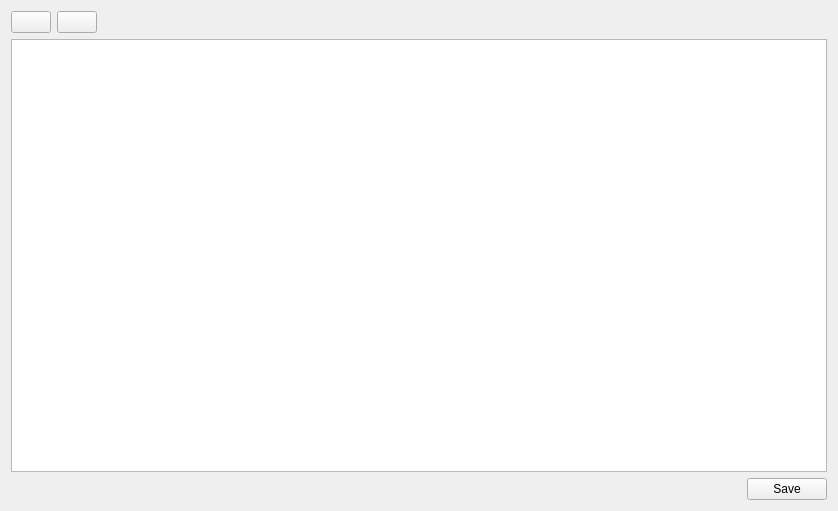
<?xml version="1.0" encoding="UTF-8"?>
<ui version="4.0">
 <class>EnvironmentForm</class>
 <widget class="QWidget" name="EnvironmentForm">
  <property name="geometry">
   <rect>
    <x>0</x>
    <y>0</y>
    <width>838</width>
    <height>511</height>
   </rect>
  </property>
  <property name="windowTitle">
   <string>Form</string>
  </property>
  <layout class="QVBoxLayout" name="verticalLayout">
   <item>
    <layout class="QHBoxLayout" name="horizontalLayout">
     <item>
      <widget class="QPushButton" name="addEnvironmentBtn">
       <property name="text">
        <string/>
       </property>
       <property name="icon">
        <iconset theme="list-add"/>
       </property>
      </widget>
     </item>
     <item>
      <widget class="QPushButton" name="removeEnvironmentBtn">
       <property name="text">
        <string/>
       </property>
       <property name="icon">
        <iconset theme="list-remove"/>
       </property>
      </widget>
     </item>
     <item>
      <spacer name="horizontalSpacer">
       <property name="orientation">
        <enum>Qt::Orientation::Horizontal</enum>
       </property>
       <property name="sizeHint" stdset="0">
        <size>
         <width>40</width>
         <height>20</height>
        </size>
       </property>
      </spacer>
     </item>
    </layout>
   </item>
   <item>
    <widget class="QTableView" name="tableView">
     <property name="editTriggers">
      <set>QAbstractItemView::EditTrigger::NoEditTriggers</set>
     </property>
     <property name="selectionMode">
      <enum>QAbstractItemView::SelectionMode::SingleSelection</enum>
     </property>
     <attribute name="horizontalHeaderHighlightSections">
      <bool>false</bool>
     </attribute>
     <attribute name="horizontalHeaderStretchLastSection">
      <bool>false</bool>
     </attribute>
     <attribute name="verticalHeaderHighlightSections">
      <bool>false</bool>
     </attribute>
    </widget>
   </item>
   <item>
    <layout class="QHBoxLayout" name="horizontalLayout_2">
     <item>
      <spacer name="horizontalSpacer_2">
       <property name="orientation">
        <enum>Qt::Orientation::Horizontal</enum>
       </property>
       <property name="sizeHint" stdset="0">
        <size>
         <width>40</width>
         <height>20</height>
        </size>
       </property>
      </spacer>
     </item>
     <item>
      <widget class="QPushButton" name="saveEnvironmentBtn">
       <property name="text">
        <string>Save</string>
       </property>
      </widget>
     </item>
    </layout>
   </item>
  </layout>
 </widget>
 <resources/>
 <connections/>
</ui>
